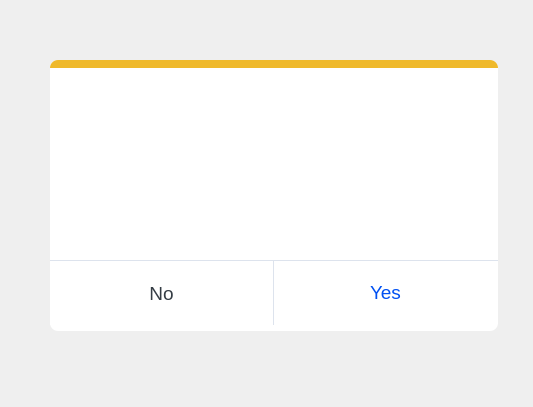
<?xml version="1.0" encoding="UTF-8"?>
<ui version="4.0">
 <class>MessageBoxAsk</class>
 <widget class="QWidget" name="MessageBoxAsk">
  <property name="geometry">
   <rect>
    <x>0</x>
    <y>0</y>
    <width>533</width>
    <height>407</height>
   </rect>
  </property>
  <property name="windowTitle">
   <string>Form</string>
  </property>
  <property name="styleSheet">
   <string notr="true">
        QWidget{
        background-color:none;
        color:none
        }
      </string>
  </property>
  <widget class="QWidget" name="MessageBox" native="true">
   <property name="geometry">
    <rect>
     <x>50</x>
     <y>60</y>
     <width>448</width>
     <height>271</height>
    </rect>
   </property>
   <property name="styleSheet">
    <string notr="true">
          QWidget{
          background-color: #FFFFFF;
          border-radius: 8px;
          }
        </string>
   </property>
   <widget class="QWidget" name="widget_2" native="true">
    <property name="geometry">
     <rect>
      <x>0</x>
      <y>0</y>
      <width>448</width>
      <height>16</height>
     </rect>
    </property>
    <property name="styleSheet">
     <string notr="true">
            QWidget{
            background-color:#EFB92B;
            border-radius: 8px;
            }
          </string>
    </property>
    <widget class="QWidget" name="widget_3" native="true">
     <property name="geometry">
      <rect>
       <x>0</x>
       <y>8</y>
       <width>448</width>
       <height>8</height>
      </rect>
     </property>
     <property name="styleSheet">
      <string notr="true">
              QWidget{
              background-color:white;
              }
            </string>
     </property>
    </widget>
   </widget>
   <widget class="QPushButton" name="pushButton">
    <property name="geometry">
     <rect>
      <x>0</x>
      <y>30</y>
      <width>448</width>
      <height>41</height>
     </rect>
    </property>
    <property name="text">
     <string/>
    </property>
    <property name="icon">
     <iconset>
      <normaloff>../../../Users/Public/TWAIN/Resources/QMessageBox_Icon.png</normaloff>../../../Users/Public/TWAIN/Resources/QMessageBox_Icon.png</iconset>
    </property>
    <property name="iconSize">
     <size>
      <width>32</width>
      <height>32</height>
     </size>
    </property>
   </widget>
   <widget class="QPushButton" name="YesButton">
    <property name="geometry">
     <rect>
      <x>220</x>
      <y>200</y>
      <width>231</width>
      <height>64</height>
     </rect>
    </property>
    <property name="font">
     <font>
      <family>Segoe UI</family>
      <pointsize>14</pointsize>
     </font>
    </property>
    <property name="styleSheet">
     <string notr="true">
            QPushButton{
            color:#0050F2;
            border-top:1px solid #DDE3ED;
            border-radius:0;
            }
          </string>
    </property>
    <property name="text">
     <string>Yes</string>
    </property>
   </widget>
   <widget class="QWidget" name="layoutWidget">
    <property name="geometry">
     <rect>
      <x>0</x>
      <y>90</y>
      <width>441</width>
      <height>102</height>
     </rect>
    </property>
    <layout class="QHBoxLayout" name="horizontalLayout">
     <item>
      <spacer name="horizontalSpacer">
       <property name="orientation">
        <enum>Qt::Horizontal</enum>
       </property>
       <property name="sizeType">
        <enum>QSizePolicy::Fixed</enum>
       </property>
       <property name="sizeHint" stdset="0">
        <size>
         <width>32</width>
         <height>20</height>
        </size>
       </property>
      </spacer>
     </item>
     <item>
      <widget class="QLabel" name="messageBoxContent">
       <property name="sizePolicy">
        <sizepolicy hsizetype="Fixed" vsizetype="Fixed">
         <horstretch>0</horstretch>
         <verstretch>0</verstretch>
        </sizepolicy>
       </property>
       <property name="minimumSize">
        <size>
         <width>360</width>
         <height>100</height>
        </size>
       </property>
       <property name="font">
        <font>
         <family>Segoe UI</family>
         <pointsize>14</pointsize>
        </font>
       </property>
       <property name="styleSheet">
        <string notr="true">QLabel{
color:#828D9E;
                  }</string>
       </property>
       <property name="text">
        <string/>
       </property>
       <property name="alignment">
        <set>Qt::AlignHCenter|Qt::AlignTop</set>
       </property>
       <property name="wordWrap">
        <bool>true</bool>
       </property>
      </widget>
     </item>
     <item>
      <spacer name="horizontalSpacer_2">
       <property name="orientation">
        <enum>Qt::Horizontal</enum>
       </property>
       <property name="sizeType">
        <enum>QSizePolicy::Fixed</enum>
       </property>
       <property name="sizeHint" stdset="0">
        <size>
         <width>32</width>
         <height>20</height>
        </size>
       </property>
      </spacer>
     </item>
    </layout>
   </widget>
   <widget class="QPushButton" name="NoButton">
    <property name="geometry">
     <rect>
      <x>0</x>
      <y>200</y>
      <width>224</width>
      <height>65</height>
     </rect>
    </property>
    <property name="font">
     <font>
      <family>Segoe UI</family>
      <pointsize>14</pointsize>
     </font>
    </property>
    <property name="styleSheet">
     <string notr="true">
            QPushButton{
            color:#353D45;
            border-top:1px solid #DDE3ED;
border-right:1px solid #DDE3ED;
            border-radius:0;
            }
          </string>
    </property>
    <property name="text">
     <string>No</string>
    </property>
   </widget>
   <zorder>widget_2</zorder>
   <zorder>pushButton</zorder>
   <zorder>layoutWidget</zorder>
   <zorder>YesButton</zorder>
   <zorder>NoButton</zorder>
  </widget>
 </widget>
 <resources/>
 <connections/>
</ui>
